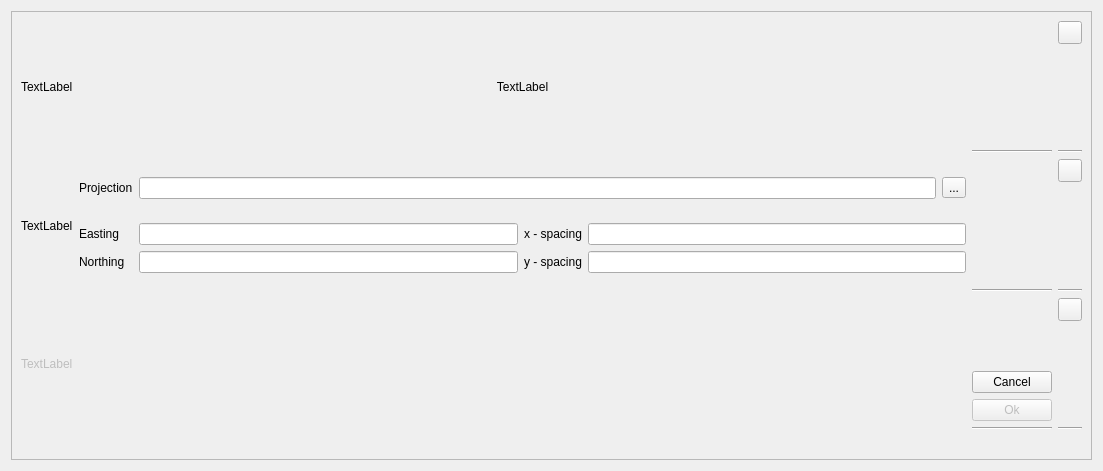
<?xml version="1.0" encoding="UTF-8"?>
<ui version="4.0">
 <class>ICreateMapGridTool</class>
 <widget class="QWidget" name="ICreateMapGridTool">
  <property name="geometry">
   <rect>
    <x>0</x>
    <y>0</y>
    <width>1103</width>
    <height>471</height>
   </rect>
  </property>
  <property name="windowTitle">
   <string>Form</string>
  </property>
  <layout class="QVBoxLayout">
   <item>
    <widget class="QFrame" name="frame">
     <property name="frameShape">
      <enum>QFrame::StyledPanel</enum>
     </property>
     <property name="frameShadow">
      <enum>QFrame::Raised</enum>
     </property>
     <layout class="QGridLayout">
      <item row="0" column="0">
       <widget class="QLabel" name="labelStep2a">
        <property name="text">
         <string>TextLabel</string>
        </property>
       </widget>
      </item>
      <item row="0" column="1">
       <widget class="QLabel" name="labelExample">
        <property name="text">
         <string>TextLabel</string>
        </property>
        <property name="alignment">
         <set>Qt::AlignCenter</set>
        </property>
       </widget>
      </item>
      <item row="0" column="2">
       <layout class="QVBoxLayout">
        <item>
         <spacer>
          <property name="orientation">
           <enum>Qt::Vertical</enum>
          </property>
          <property name="sizeHint" stdset="0">
           <size>
            <width>20</width>
            <height>40</height>
           </size>
          </property>
         </spacer>
        </item>
        <item>
         <widget class="Line" name="line_6">
          <property name="orientation">
           <enum>Qt::Horizontal</enum>
          </property>
         </widget>
        </item>
       </layout>
      </item>
      <item row="0" column="3">
       <layout class="QVBoxLayout">
        <item>
         <widget class="CHelpButton" name="helpStep2a">
          <property name="text">
           <string notr="true"/>
          </property>
         </widget>
        </item>
        <item>
         <spacer name="verticalSpacer">
          <property name="orientation">
           <enum>Qt::Vertical</enum>
          </property>
          <property name="sizeHint" stdset="0">
           <size>
            <width>20</width>
            <height>40</height>
           </size>
          </property>
         </spacer>
        </item>
        <item>
         <widget class="Line" name="line">
          <property name="orientation">
           <enum>Qt::Horizontal</enum>
          </property>
         </widget>
        </item>
       </layout>
      </item>
      <item row="1" column="0">
       <widget class="QLabel" name="labelStep2b">
        <property name="text">
         <string>TextLabel</string>
        </property>
       </widget>
      </item>
      <item row="1" column="1">
       <layout class="QGridLayout">
        <item row="0" column="0">
         <widget class="QLabel" name="label_11">
          <property name="text">
           <string>Projection</string>
          </property>
         </widget>
        </item>
        <item row="0" column="1">
         <layout class="QHBoxLayout">
          <item>
           <widget class="QLineEdit" name="lineProjection"/>
          </item>
          <item>
           <widget class="QToolButton" name="toolProjWizard">
            <property name="toolTip">
             <string>&lt;html&gt;&lt;head&gt;&lt;meta name=&quot;qrichtext&quot; content=&quot;1&quot; /&gt;&lt;style type=&quot;text/css&quot;&gt;
p, li { white-space: pre-wrap; }
&lt;/style&gt;&lt;/head&gt;&lt;body style=&quot; font-family:'URW Gothic L'; font-size:9pt; font-weight:200; font-style:normal;&quot;&gt;
&lt;p style=&quot; margin-top:0px; margin-bottom:0px; margin-left:0px; margin-right:0px; -qt-block-indent:0; text-indent:0px;&quot;&gt;Projection Wizard&lt;/p&gt;&lt;/body&gt;&lt;/html&gt;</string>
            </property>
            <property name="text">
             <string>...</string>
            </property>
           </widget>
          </item>
         </layout>
        </item>
        <item row="1" column="0">
         <layout class="QVBoxLayout">
          <item>
           <widget class="QLabel" name="labelEasting">
            <property name="text">
             <string>Easting</string>
            </property>
           </widget>
          </item>
          <item>
           <widget class="QLabel" name="labelNorthing">
            <property name="text">
             <string>Northing</string>
            </property>
           </widget>
          </item>
         </layout>
        </item>
        <item row="1" column="1">
         <layout class="QGridLayout">
          <item row="0" column="0">
           <widget class="QLineEdit" name="lineLongitude">
            <property name="text">
             <string/>
            </property>
           </widget>
          </item>
          <item row="0" column="1">
           <widget class="QLabel" name="label_9">
            <property name="text">
             <string>x - spacing</string>
            </property>
           </widget>
          </item>
          <item row="0" column="2">
           <widget class="QLineEdit" name="lineXSpacing">
            <property name="text">
             <string/>
            </property>
           </widget>
          </item>
          <item row="1" column="0">
           <widget class="QLineEdit" name="lineLatitude">
            <property name="text">
             <string/>
            </property>
           </widget>
          </item>
          <item row="1" column="1">
           <widget class="QLabel" name="labelYSpacing">
            <property name="text">
             <string>y - spacing</string>
            </property>
           </widget>
          </item>
          <item row="1" column="2">
           <widget class="QLineEdit" name="lineYSpacing">
            <property name="text">
             <string/>
            </property>
           </widget>
          </item>
         </layout>
        </item>
       </layout>
      </item>
      <item row="1" column="2">
       <layout class="QVBoxLayout">
        <item>
         <spacer>
          <property name="orientation">
           <enum>Qt::Vertical</enum>
          </property>
          <property name="sizeHint" stdset="0">
           <size>
            <width>20</width>
            <height>40</height>
           </size>
          </property>
         </spacer>
        </item>
        <item>
         <widget class="Line" name="line_5">
          <property name="orientation">
           <enum>Qt::Horizontal</enum>
          </property>
         </widget>
        </item>
       </layout>
      </item>
      <item row="1" column="3">
       <layout class="QVBoxLayout">
        <item>
         <widget class="CHelpButton" name="helpStep2b">
          <property name="text">
           <string notr="true"/>
          </property>
         </widget>
        </item>
        <item>
         <spacer name="verticalSpacer_2">
          <property name="orientation">
           <enum>Qt::Vertical</enum>
          </property>
          <property name="sizeHint" stdset="0">
           <size>
            <width>20</width>
            <height>40</height>
           </size>
          </property>
         </spacer>
        </item>
        <item>
         <widget class="Line" name="line_2">
          <property name="orientation">
           <enum>Qt::Horizontal</enum>
          </property>
         </widget>
        </item>
       </layout>
      </item>
      <item row="2" column="0">
       <widget class="QLabel" name="labelStep2c">
        <property name="enabled">
         <bool>false</bool>
        </property>
        <property name="text">
         <string>TextLabel</string>
        </property>
       </widget>
      </item>
      <item row="2" column="2">
       <layout class="QVBoxLayout">
        <item>
         <spacer>
          <property name="orientation">
           <enum>Qt::Vertical</enum>
          </property>
          <property name="sizeHint" stdset="0">
           <size>
            <width>20</width>
            <height>40</height>
           </size>
          </property>
         </spacer>
        </item>
        <item>
         <widget class="QPushButton" name="pushCancel">
          <property name="text">
           <string>Cancel</string>
          </property>
         </widget>
        </item>
        <item>
         <widget class="QPushButton" name="pushOk">
          <property name="enabled">
           <bool>false</bool>
          </property>
          <property name="text">
           <string>Ok</string>
          </property>
         </widget>
        </item>
        <item>
         <widget class="Line" name="line_4">
          <property name="orientation">
           <enum>Qt::Horizontal</enum>
          </property>
         </widget>
        </item>
       </layout>
      </item>
      <item row="2" column="3">
       <layout class="QVBoxLayout">
        <item>
         <widget class="CHelpButton" name="helpStep2c">
          <property name="text">
           <string notr="true"/>
          </property>
         </widget>
        </item>
        <item>
         <spacer name="verticalSpacer_3">
          <property name="orientation">
           <enum>Qt::Vertical</enum>
          </property>
          <property name="sizeHint" stdset="0">
           <size>
            <width>20</width>
            <height>40</height>
           </size>
          </property>
         </spacer>
        </item>
        <item>
         <widget class="Line" name="line_3">
          <property name="orientation">
           <enum>Qt::Horizontal</enum>
          </property>
         </widget>
        </item>
       </layout>
      </item>
      <item row="3" column="1">
       <spacer>
        <property name="orientation">
         <enum>Qt::Horizontal</enum>
        </property>
        <property name="sizeHint" stdset="0">
         <size>
          <width>40</width>
          <height>20</height>
         </size>
        </property>
       </spacer>
      </item>
     </layout>
    </widget>
   </item>
  </layout>
 </widget>
 <customwidgets>
  <customwidget>
   <class>CHelpButton</class>
   <extends>QToolButton</extends>
   <header>CHelpButton.h</header>
  </customwidget>
 </customwidgets>
 <resources/>
 <connections/>
</ui>
